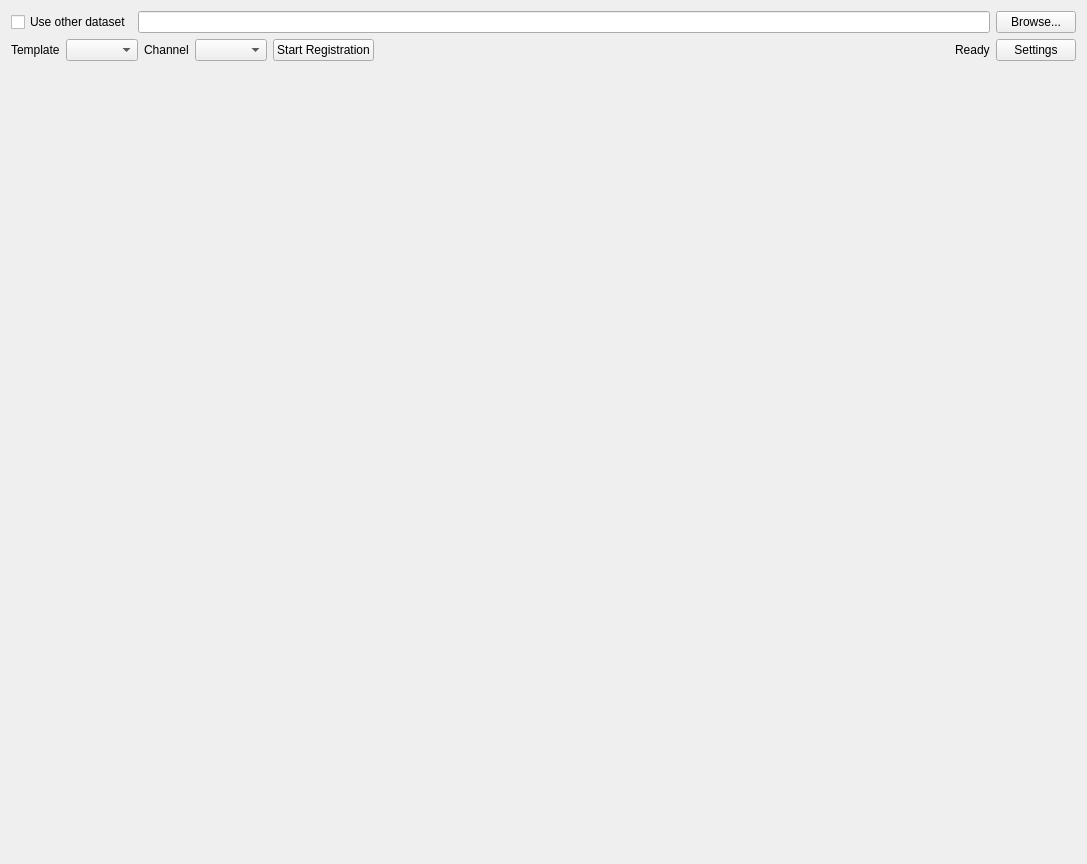
<?xml version="1.0" encoding="UTF-8"?>
<ui version="4.0">
 <class>Form</class>
 <widget class="QWidget" name="Form">
  <property name="geometry">
   <rect>
    <x>0</x>
    <y>0</y>
    <width>1087</width>
    <height>864</height>
   </rect>
  </property>
  <property name="windowTitle">
   <string>Form</string>
  </property>
  <layout class="QVBoxLayout" name="verticalLayout_2">
   <item>
    <layout class="QVBoxLayout" name="verticalLayout">
     <item>
      <layout class="QHBoxLayout" name="horizontalLayout_2">
       <item>
        <widget class="QCheckBox" name="checkBox">
         <property name="text">
          <string>Use other dataset</string>
         </property>
        </widget>
       </item>
       <item>
        <widget class="QLineEdit" name="lineEdit"/>
       </item>
       <item>
        <widget class="QPushButton" name="pb_browse">
         <property name="text">
          <string>Browse...</string>
         </property>
        </widget>
       </item>
      </layout>
     </item>
     <item>
      <layout class="QHBoxLayout" name="horizontalLayout">
       <item>
        <widget class="QLabel" name="label">
         <property name="text">
          <string>Template</string>
         </property>
        </widget>
       </item>
       <item>
        <widget class="QComboBox" name="cb_template"/>
       </item>
       <item>
        <widget class="QLabel" name="label_2">
         <property name="text">
          <string>Channel</string>
         </property>
        </widget>
       </item>
       <item>
        <widget class="QComboBox" name="cb_channel"/>
       </item>
       <item>
        <widget class="QPushButton" name="pb_start">
         <property name="text">
          <string>Start Registration</string>
         </property>
        </widget>
       </item>
       <item>
        <spacer name="horizontalSpacer">
         <property name="orientation">
          <enum>Qt::Horizontal</enum>
         </property>
         <property name="sizeHint" stdset="0">
          <size>
           <width>40</width>
           <height>20</height>
          </size>
         </property>
        </spacer>
       </item>
       <item>
        <widget class="QLabel" name="label_status">
         <property name="text">
          <string>Ready</string>
         </property>
        </widget>
       </item>
       <item>
        <widget class="QPushButton" name="pb_settings">
         <property name="text">
          <string>Settings</string>
         </property>
        </widget>
       </item>
      </layout>
     </item>
    </layout>
   </item>
   <item>
    <widget class="QWidget" name="widget" native="true">
     <property name="sizePolicy">
      <sizepolicy hsizetype="Preferred" vsizetype="Expanding">
       <horstretch>0</horstretch>
       <verstretch>0</verstretch>
      </sizepolicy>
     </property>
    </widget>
   </item>
  </layout>
 </widget>
 <resources/>
 <connections/>
</ui>
